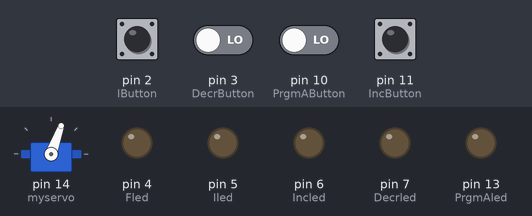
Bench run of a sketch on a simulated Arduino Uno, built with avr-gcc and run on an emulated ATmega328P. On the bench: servo, output pins drawn as LEDs (lit = HIGH). The inputs (shaded band) are chosen by the test bench; at power-on: pin 2 (IButton), pin 3 (DecrButton), pin 10 (PrgmAButton), pin 11 (IncButton) LOW.

Above: at 1.2 s.
1.3 s: pin 2 (IButton) pulled HIGH for 0.15 s
At 2.3 s:
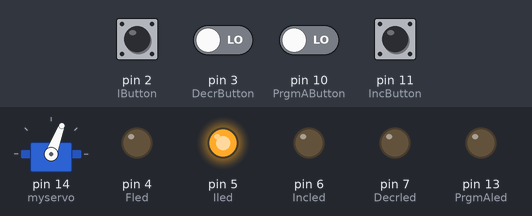
3.0 s: pin 2 (IButton) driven HIGH and pin 3 (DecrButton) driven HIGH
At 3.3 s:
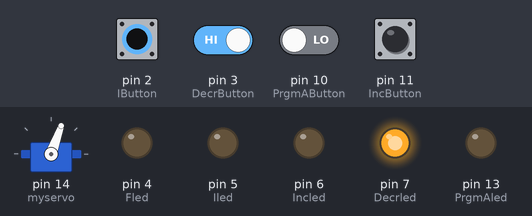
4.8 s: pin 3 (DecrButton) driven LOW and pin 10 (PrgmAButton) driven HIGH
At 5.3 s:
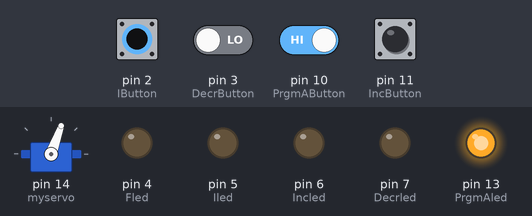
Timing chart, 0 to 8.5 s (numbered marks = the images above; inputs shaded):
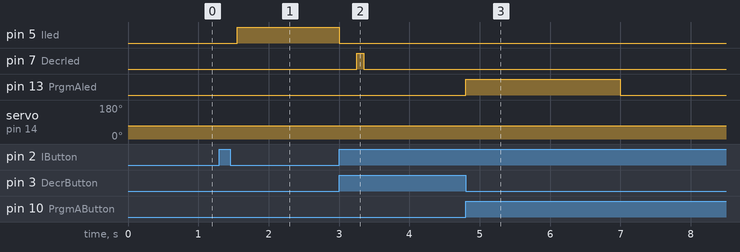

Measured:
- after the input at 1.3 s, pin 5 (Iled): LOW → HIGH after 0.25 s; servo on pin 14 (myservo): 70° → 69° after 0.25 s
- after the input at 3.0 s, pin 5 (Iled): HIGH → LOW at once; pin 7 (Decrled): LOW → HIGH after 0.25 s, → LOW 0.10 s later; servo on pin 14 (myservo): 69° → 70° at once
- after the input at 4.8 s, pin 13 (PrgmAled): LOW → HIGH at once, → LOW 2.2 s later

The sketch:

ServoKicker.ino
```cpp
// (licence header left out)
#include <Servo.h>          //include the servo library
Servo myservo;              //create servo object to control a servo

int cmdval = 70;            //variable to read the value from the analog pin
int cmdmin = 0;             //full throttle limit
int cmdmax = 70;            //low throttle limit
int origval = 0;            //to store orginal throttle value
int prgmaval = 70;          //to store program A throttle value

int FBState = 0;            // variable for reading the Full pushbutton status
int IBState = 0;            // variable for reading the Idle pushbutton status

const int Fled = 4;         //Full speed button led
const int Iled = 5;         //Idle speed button led
const int Incled = 6;       //Incr speed button led
const int Decrled = 7;      //Incr speed button led
const int PrgmAled = 13;    //Incr speed button led

const int FButton = 9;      //Full speed button
const int IButton = 2;      //Idle speed button
const int IncButton = 11;   //Incr speed button
const int DecrButton = 3;   //Decr speed button
const int PrgmAButton = 10; //Program A button

const int FullPin = 65;     //Full speed setting. (93% of 70 degrees)
const int IdlePin = 1;      //Idle speed setting. (1% of 70 degrees)
const int incrVal = 2;      //Inc/decr value in degress

//*********************************************************************************************
void setup()
{
  myservo.attach(14);             // attaches the servo on pin 3 to the servo object
  myservo.write(cmdval);          // sets the initial servo position to idle

  pinMode(Fled, OUTPUT);          // set the pins for the leds to outputs
  pinMode(Iled, OUTPUT);
  pinMode(Incled, OUTPUT);
  pinMode(Decrled, OUTPUT);
  pinMode(PrgmAled, OUTPUT);

  pinMode(FButton, INPUT);        // set the pins for the buttons to inputs
  pinMode(IButton, INPUT);
  pinMode(IncButton, INPUT);
  pinMode(DecrButton, INPUT);
  pinMode(PrgmAButton, INPUT);

} //end setup

//**************************************************************************************************************

void loop()
{
  IBState = digitalRead(IButton);       // read the state of the Idle pushbutton value
  if (IBState == HIGH) {
    delay(250);
    Idle();
  }

  if (digitalRead(IncButton)) {
    Incr();
  }

  if (digitalRead(DecrButton)) {
    Decr();
  }

  if (digitalRead(PrgmAButton)) {
    PrgmA();
  }

} // end loop

//****************************************************************************************************

void Idle() {
  IBState = 0;                          // set button state to low after pushed
  digitalWrite(Iled, HIGH);             // turn on button led
  origval = cmdval;                     // store original pin value
  while (IBState == LOW)  {             // run the Idle speed function until the Idle button is pushed again
    cmdval = 70 - IdlePin;              // decrease speed. servo mapped from 0 to 70 degrees. This reverses servo direction.
    myservo.write(cmdval);
    IBState = digitalRead(IButton);     // read the state of the Idle pushbutton value
  }
  cmdval = origval;
  myservo.write(cmdval);                // write the original speed to the servo
  digitalWrite(Iled, LOW);              // turn off button led
  delay(250);                           // to debounce button
}

void Full() {
  digitalWrite(Fled, HIGH);             // turn on button led
  origval = cmdval;                     // store original pin value
  while (FBState == HIGH) {
    cmdval = 70 - FullPin;              // servo mapped from 0 to 70 degrees. This reverses servo direction.
    myservo.write(cmdval);
    FBState = digitalRead(FButton);     // read the state of the Full pushbutton value
  }
  cmdval = origval;
  myservo.write(cmdval);                // write the original speed to the servo
  digitalWrite(Fled, LOW);              // turn off button led
  delay(250);
}

void Incr() {
  digitalWrite(Incled, HIGH);            // turn on button led
  if (cmdval >= (cmdmin+incrVal)){
    cmdval -= incrVal;                   // increase speed.
    myservo.write(cmdval);
  }
  delay(100);
  while (digitalRead(IncButton))
  digitalWrite(Incled, LOW);             // turn off button led
}

void Decr() {
  digitalWrite(Decrled, HIGH);            // turn on button led
  if (cmdval <= (cmdmax-incrVal)){
    cmdval += incrVal;                    // decrease speed.
    myservo.write(cmdval);
  }
  delay(100);
  while (digitalRead(DecrButton))
  digitalWrite(Decrled, LOW);             // turn off button led
}

void PrgmA() {
  int i = 0;
  digitalWrite(PrgmAled, HIGH);           // turn on button led
  while (digitalRead(PrgmAButton)) {
    delay(100);
    if(i > 20 ){                          // long press, hold the button down for 2 seconds to store current position as positionA
      prgmaval = cmdval;
      digitalWrite(PrgmAled, LOW);        // turn off button led
    }
    i++;
  }
  if(i < 4) {                             // short press --> commands positionA
    cmdval = prgmaval;
    myservo.write(cmdval);
  }
  digitalWrite(PrgmAled, LOW);            // turn off button led
}
```
